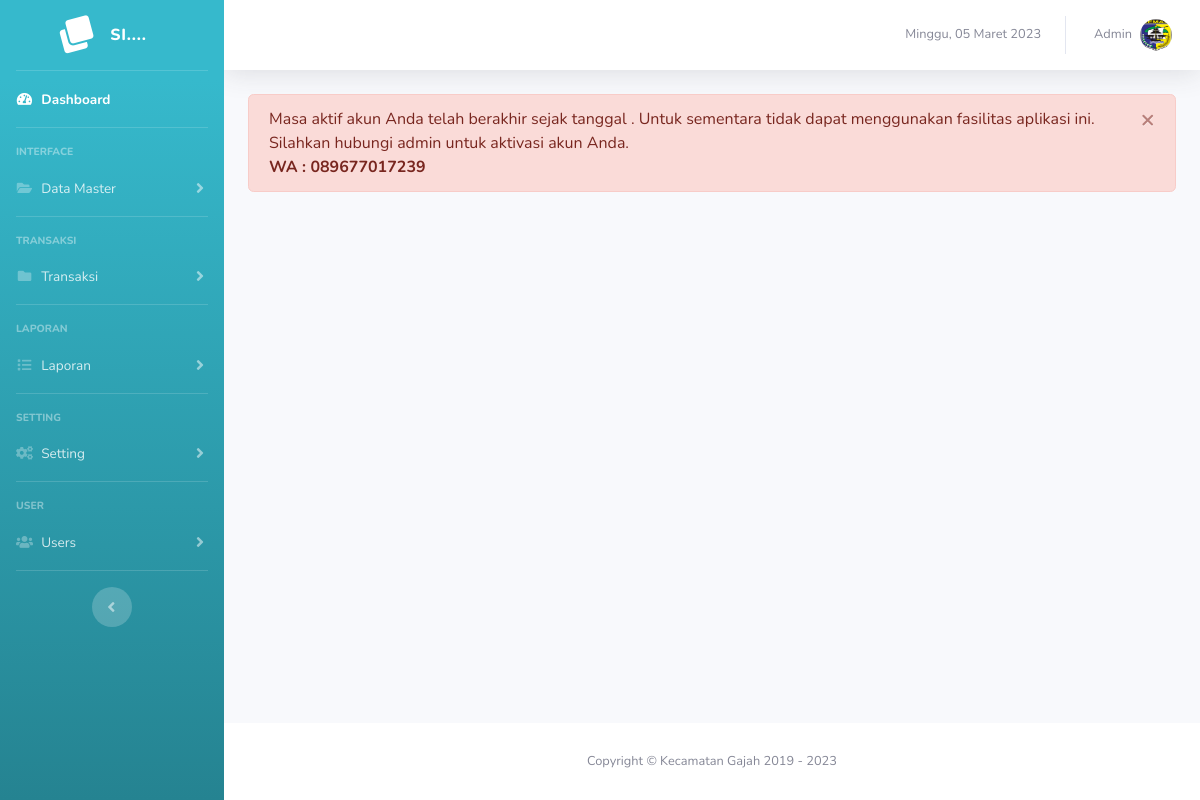
/user?page=user&action=edit&id=1 (signed in), run on an earlier commit of the app's database.
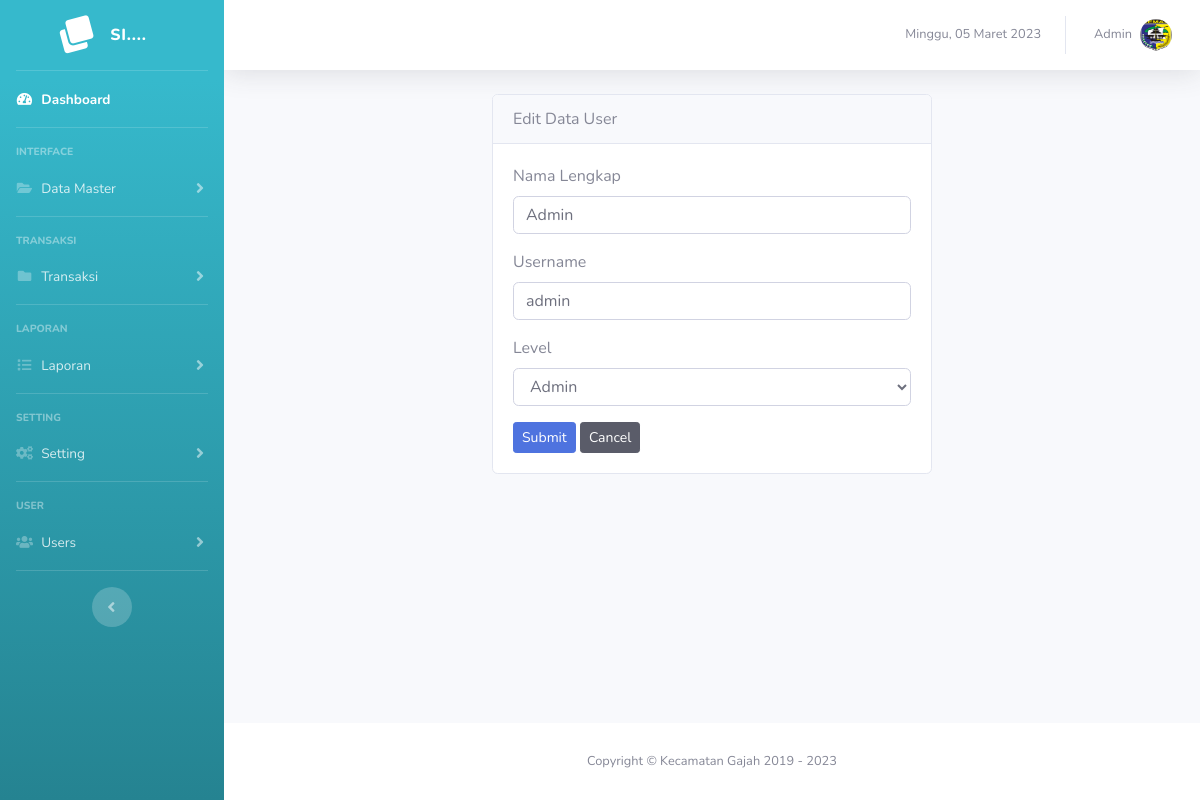
And on a later commit of the database.
### tables this page shows
CREATE TABLE `tb_user` (
  `id_user` int(11) NOT NULL,
  `nama_user` varchar(100) NOT NULL,
  `username` varchar(50) NOT NULL,
  `password` varchar(255) NOT NULL,
  `level` varchar(20) NOT NULL,
  `tgl_aktivasi` date DEFAULT NULL
);

### page/user/edit.php (the view, shortened to what this page needs)
<?php
$id = $_GET['id'];
$sql = $conn->query("SELECT * FROM tb_user WHERE id_user = '$id'");
$data = $sql->fetch_assoc();
?>
<div class="col-lg-6 offset-3">
  <div class="card mb-4">
    <div class="card-header">
      Edit Data User
    </div>
    <div class="card-body">
      <form action="" method="POST">
        <div class="form-group">
          <label for="nama">Nama Lengkap</label>
          <input type="text" class="form-control" id="nama" name="nama" value="<?= $data['nama_user']; ?>" autofocus>
        </div>
        <div class="form-group">
          <label for="username">Username</label>
          <input type="text" class="form-control" id="username" name="username" value="<?= $data['username']; ?>">
        </div>
        <div class="form-group">
          <label for="level">Level</label>
          <select name="level" class="form-control" required>
            <?php
            if ($data['level'] == 'admin') {
            ?>
              <option value="admin" selected>Admin</option>
            <?php
            } else {
            ?>
              <option value="admin">Admin</option>
              <option value="user" selected>User</option>
            <?php
            }
            ?>
          </select>
        </div>
        <button type="submit" name="add" class="btn btn-sm btn-primary">Submit</button>
        <a href="user" class="btn btn-sm btn-dark">Cancel</a>
      </form>
    </div>
  </div>
</div>

### layout/content.php (shortened to what this page needs)
<?php
$aktif = $conn->query("SELECT * FROM tb_user WHERE  id_user = '$_SESSION[id_user]'");
$hasil = $aktif->fetch_assoc();
?>
<?php
if ($hasil['tgl_aktivasi'] < date("Y-m-d")) {
?>
  <div class="alert alert-danger alert-dismissible fade show" role="alert">
    Masa aktif akun Anda telah berakhir sejak tanggal <b><?= TanggalIndo($hasil['tgl_aktivasi']); ?></b>. Untuk sementara tidak dapat menggunakan fasilitas aplikasi ini.<br> Silahkan hubungi admin untuk aktivasi akun Anda. <br>
    <strong>WA : 089677017239</strong>
    <button type="button" class="close" data-dismiss="alert" aria-label="Close">
      <span aria-hidden="true">&times;</span>
    </button>
  </div>
<?php
} else {
  $page = $_GET['page'];
  $action = $_GET['action'];
  if ($page == "instansi") {
    if ($action == "") {
      include "page/instansi/instansi.php";
    } elseif ($action == "add") {
      include "page/instansi/add.php";
    } elseif ($action == "edit") {
      include "page/instansi/edit.php";
    } elseif ($action == "delete") {
      include "page/instansi/delete.php";
    }
  } elseif ($page == "laporan") {
    if ($action == "") {
      include "page/laporan/laporan.php";
    }
  } elseif ($page == "user") {
    if ($action == "") {
      include "page/user/user.php";
    } elseif ($action == "add") {
      include "page/user/add.php";
    } elseif ($action == "edit") {
      include "page/user/edit.php";
    } elseif ($action == "delete") {
      include "page/user/delete.php";
    } elseif ($action == "gantiPass") {
      include "page/user/gantiPass.php";
    } elseif ($action == "aktif") {
      include "page/user/aktif.php";
    } elseif ($action == "reset") {
      include "page/user/reset.php";
    }
  } elseif ($page == "saldo") {
    if ($action == "") {
      include "page/saldo/saldo.php";
    } elseif ($action == "add") {
      include "page/saldo/add.php";
    }
  } else {
    include "layout/dashboard.php";
  }
}

What changed in the data, as far as the page shows it:
now on this page (row edited): tb_user: nama "Admin", username "admin", level "Admin"
changed tb_user: tgl_aktivasi empty → "9999-12-31" (drawn)
Also different on the page:
text no longer shown: "Masa aktif akun Anda telah berakhir sejak tanggal . Untuk sementara tidak dapat menggunakan fasilitas aplikasi ini. Silahkan hubungi admin untuk aktivasi akun Anda. WA : 089677017239 ×"
text now shown: "Edit Data User Nama Lengkap Username Level Submit Cancel"
